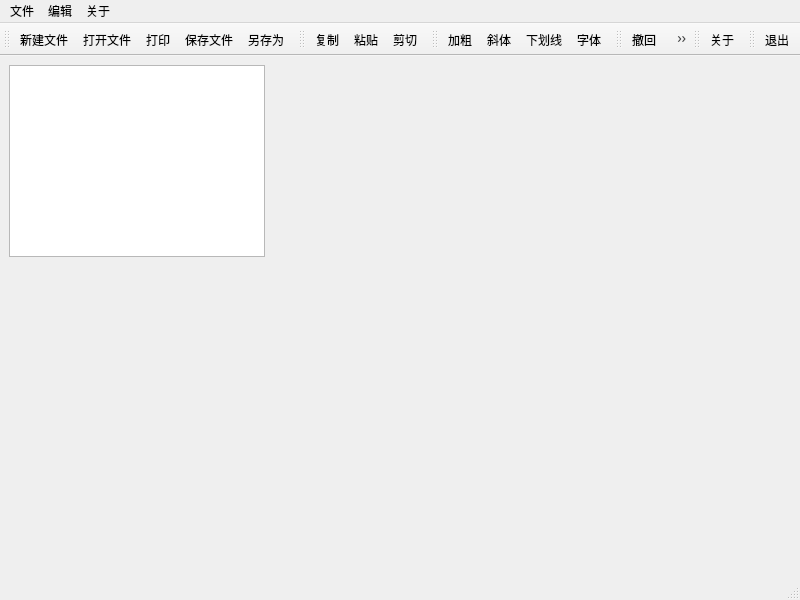
<?xml version="1.0" encoding="UTF-8"?>
<ui version="4.0">
 <class>MainWindow</class>
 <widget class="QMainWindow" name="MainWindow">
  <property name="geometry">
   <rect>
    <x>0</x>
    <y>0</y>
    <width>800</width>
    <height>600</height>
   </rect>
  </property>
  <property name="windowTitle">
   <string>MainWindow</string>
  </property>
  <widget class="QWidget" name="centralwidget">
   <widget class="QTextEdit" name="textEdit">
    <property name="geometry">
     <rect>
      <x>9</x>
      <y>9</y>
      <width>256</width>
      <height>192</height>
     </rect>
    </property>
   </widget>
  </widget>
  <widget class="QMenuBar" name="menubar">
   <property name="geometry">
    <rect>
     <x>0</x>
     <y>0</y>
     <width>800</width>
     <height>21</height>
    </rect>
   </property>
   <widget class="QMenu" name="menu">
    <property name="title">
     <string>文件</string>
    </property>
    <widget class="QMenu" name="recent">
     <property name="title">
      <string>最近打开</string>
     </property>
    </widget>
    <addaction name="action_new"/>
    <addaction name="action_open"/>
    <addaction name="separator"/>
    <addaction name="recent"/>
    <addaction name="action_save"/>
    <addaction name="action_save_as"/>
    <addaction name="separator"/>
    <addaction name="action_print"/>
    <addaction name="separator"/>
    <addaction name="action_exit"/>
   </widget>
   <widget class="QMenu" name="menu_2">
    <property name="title">
     <string>编辑</string>
    </property>
    <addaction name="action_copy"/>
    <addaction name="action_paste"/>
    <addaction name="action_cut"/>
    <addaction name="separator"/>
    <addaction name="action_bold"/>
    <addaction name="action_italic"/>
    <addaction name="action_underline"/>
    <addaction name="separator"/>
    <addaction name="action_font"/>
   </widget>
   <widget class="QMenu" name="menu_3">
    <property name="title">
     <string>关于</string>
    </property>
    <addaction name="action_about"/>
   </widget>
   <addaction name="menu"/>
   <addaction name="menu_2"/>
   <addaction name="menu_3"/>
  </widget>
  <widget class="QStatusBar" name="statusbar"/>
  <widget class="QToolBar" name="toolBar">
   <property name="windowTitle">
    <string>toolBar</string>
   </property>
   <attribute name="toolBarArea">
    <enum>TopToolBarArea</enum>
   </attribute>
   <attribute name="toolBarBreak">
    <bool>false</bool>
   </attribute>
   <addaction name="action_new"/>
   <addaction name="action_open"/>
   <addaction name="action_print"/>
   <addaction name="action_save"/>
   <addaction name="action_save_as"/>
  </widget>
  <widget class="QToolBar" name="toolBar_2">
   <property name="windowTitle">
    <string>toolBar_2</string>
   </property>
   <attribute name="toolBarArea">
    <enum>TopToolBarArea</enum>
   </attribute>
   <attribute name="toolBarBreak">
    <bool>false</bool>
   </attribute>
   <addaction name="action_copy"/>
   <addaction name="action_paste"/>
   <addaction name="action_cut"/>
  </widget>
  <widget class="QToolBar" name="toolBar_3">
   <property name="windowTitle">
    <string>toolBar_3</string>
   </property>
   <attribute name="toolBarArea">
    <enum>TopToolBarArea</enum>
   </attribute>
   <attribute name="toolBarBreak">
    <bool>false</bool>
   </attribute>
   <addaction name="action_bold"/>
   <addaction name="action_italic"/>
   <addaction name="action_underline"/>
   <addaction name="action_font"/>
  </widget>
  <widget class="QToolBar" name="toolBar_4">
   <property name="windowTitle">
    <string>toolBar_4</string>
   </property>
   <attribute name="toolBarArea">
    <enum>TopToolBarArea</enum>
   </attribute>
   <attribute name="toolBarBreak">
    <bool>false</bool>
   </attribute>
   <addaction name="action_undo"/>
   <addaction name="action_redo"/>
  </widget>
  <widget class="QToolBar" name="toolBar_5">
   <property name="windowTitle">
    <string>toolBar_5</string>
   </property>
   <attribute name="toolBarArea">
    <enum>TopToolBarArea</enum>
   </attribute>
   <attribute name="toolBarBreak">
    <bool>false</bool>
   </attribute>
   <addaction name="action_about"/>
  </widget>
  <widget class="QToolBar" name="toolBar_6">
   <property name="windowTitle">
    <string>toolBar_6</string>
   </property>
   <attribute name="toolBarArea">
    <enum>TopToolBarArea</enum>
   </attribute>
   <attribute name="toolBarBreak">
    <bool>false</bool>
   </attribute>
   <addaction name="action_exit"/>
  </widget>
  <action name="action_new">
   <property name="icon">
    <iconset resource="../../images.qrc">
     <normaloff>:/images/new.png</normaloff>:/images/new.png</iconset>
   </property>
   <property name="text">
    <string>新建文件</string>
   </property>
   <property name="shortcut">
    <string>Ctrl+N</string>
   </property>
  </action>
  <action name="action_open">
   <property name="icon">
    <iconset resource="../../images.qrc">
     <normaloff>:/images/open.png</normaloff>:/images/open.png</iconset>
   </property>
   <property name="text">
    <string>打开文件</string>
   </property>
   <property name="shortcut">
    <string>Ctrl+O</string>
   </property>
  </action>
  <action name="action_save">
   <property name="icon">
    <iconset resource="../../images.qrc">
     <normaloff>:/images/save.png</normaloff>:/images/save.png</iconset>
   </property>
   <property name="text">
    <string>保存文件</string>
   </property>
   <property name="shortcut">
    <string>Ctrl+S</string>
   </property>
  </action>
  <action name="action_save_as">
   <property name="icon">
    <iconset resource="../../images.qrc">
     <normaloff>:/images/save_as.png</normaloff>:/images/save_as.png</iconset>
   </property>
   <property name="text">
    <string>另存为</string>
   </property>
   <property name="shortcut">
    <string>Ctrl+Shift+S</string>
   </property>
  </action>
  <action name="action_paste">
   <property name="icon">
    <iconset resource="../../images.qrc">
     <normaloff>:/images/paste.png</normaloff>:/images/paste.png</iconset>
   </property>
   <property name="text">
    <string>粘贴</string>
   </property>
   <property name="shortcut">
    <string>Ctrl+V</string>
   </property>
  </action>
  <action name="action_cut">
   <property name="icon">
    <iconset resource="../../images.qrc">
     <normaloff>:/images/cut.png</normaloff>:/images/cut.png</iconset>
   </property>
   <property name="text">
    <string>剪切</string>
   </property>
   <property name="shortcut">
    <string>Ctrl+X</string>
   </property>
  </action>
  <action name="action_copy">
   <property name="icon">
    <iconset resource="../../images.qrc">
     <normaloff>:/images/copy.png</normaloff>:/images/copy.png</iconset>
   </property>
   <property name="text">
    <string>复制</string>
   </property>
   <property name="shortcut">
    <string>Ctrl+C</string>
   </property>
  </action>
  <action name="action_bold">
   <property name="checkable">
    <bool>true</bool>
   </property>
   <property name="icon">
    <iconset resource="../../images.qrc">
     <normaloff>:/images/bold.png</normaloff>:/images/bold.png</iconset>
   </property>
   <property name="text">
    <string>加粗</string>
   </property>
   <property name="shortcut">
    <string>Ctrl+B</string>
   </property>
  </action>
  <action name="action_italic">
   <property name="checkable">
    <bool>true</bool>
   </property>
   <property name="icon">
    <iconset resource="../../images.qrc">
     <normaloff>:/images/italic.png</normaloff>:/images/italic.png</iconset>
   </property>
   <property name="text">
    <string>斜体</string>
   </property>
   <property name="shortcut">
    <string>Ctrl+I</string>
   </property>
  </action>
  <action name="action_underline">
   <property name="checkable">
    <bool>true</bool>
   </property>
   <property name="icon">
    <iconset resource="../../images.qrc">
     <normaloff>:/images/underline.png</normaloff>:/images/underline.png</iconset>
   </property>
   <property name="text">
    <string>下划线</string>
   </property>
   <property name="shortcut">
    <string>Ctrl+U</string>
   </property>
  </action>
  <action name="action_font">
   <property name="icon">
    <iconset resource="../../images.qrc">
     <normaloff>:/images/font.png</normaloff>:/images/font.png</iconset>
   </property>
   <property name="text">
    <string>字体</string>
   </property>
   <property name="shortcut">
    <string>Ctrl+Shift+F</string>
   </property>
  </action>
  <action name="action_about">
   <property name="icon">
    <iconset resource="../../images.qrc">
     <normaloff>:/images/info.png</normaloff>:/images/info.png</iconset>
   </property>
   <property name="text">
    <string>关于</string>
   </property>
   <property name="shortcut">
    <string>Ctrl+Shift+I</string>
   </property>
  </action>
  <action name="action_undo">
   <property name="icon">
    <iconset resource="../../images.qrc">
     <normaloff>:/images/edit_undo.png</normaloff>:/images/edit_undo.png</iconset>
   </property>
   <property name="text">
    <string>撤回</string>
   </property>
   <property name="shortcut">
    <string>Ctrl+Z</string>
   </property>
  </action>
  <action name="action_redo">
   <property name="icon">
    <iconset resource="../../images.qrc">
     <normaloff>:/images/edit_redo.png</normaloff>:/images/edit_redo.png</iconset>
   </property>
   <property name="text">
    <string>取消撤回</string>
   </property>
   <property name="shortcut">
    <string>Ctrl+Shift+Z</string>
   </property>
  </action>
  <action name="action_exit">
   <property name="icon">
    <iconset resource="../../images.qrc">
     <normaloff>:/images/exit.png</normaloff>:/images/exit.png</iconset>
   </property>
   <property name="text">
    <string>退出</string>
   </property>
   <property name="shortcut">
    <string>Esc</string>
   </property>
  </action>
  <action name="action_print">
   <property name="icon">
    <iconset resource="../../images.qrc">
     <normaloff>:/images/print.png</normaloff>:/images/print.png</iconset>
   </property>
   <property name="text">
    <string>打印</string>
   </property>
   <property name="shortcut">
    <string>Ctrl+P</string>
   </property>
  </action>
 </widget>
 <resources>
  <include location="../../images.qrc"/>
 </resources>
 <connections/>
</ui>
